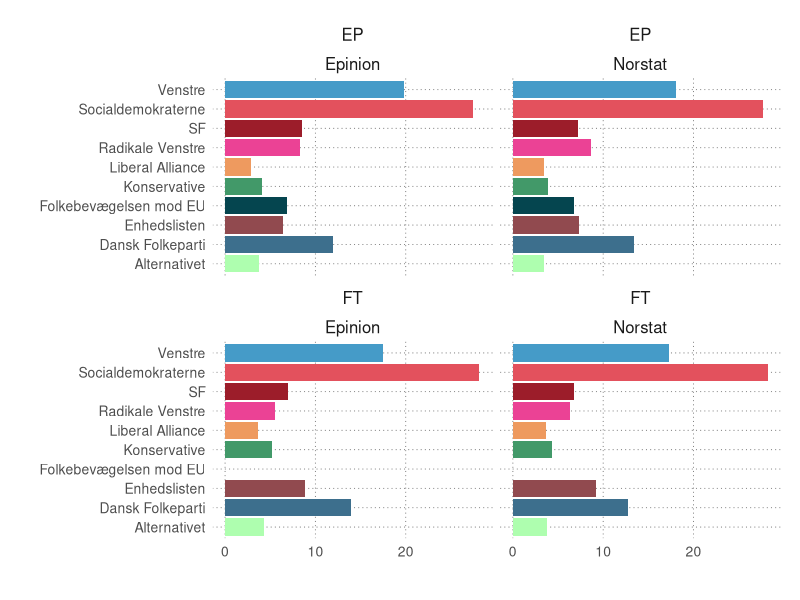
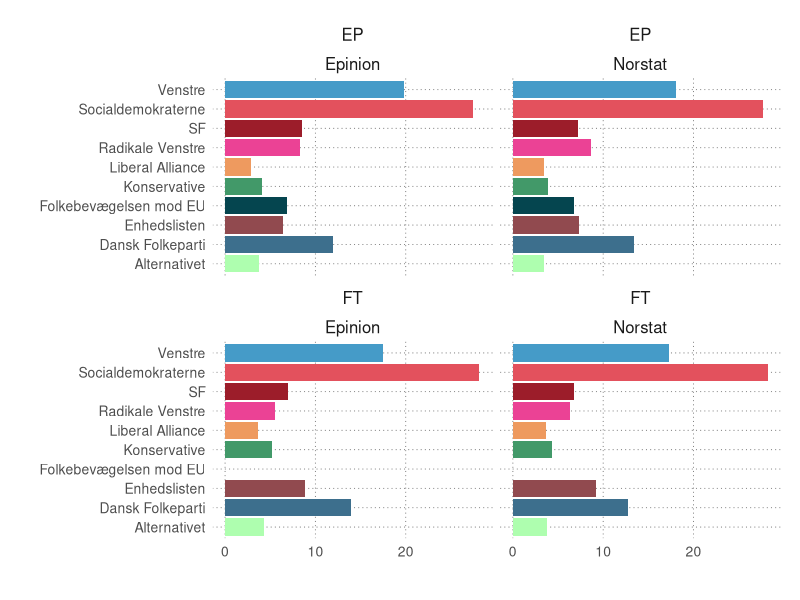
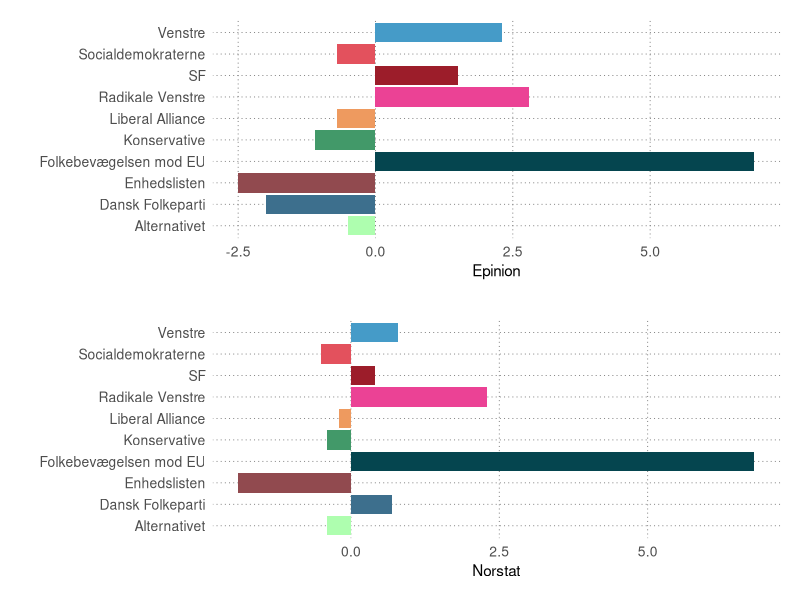

The R script that drew these images, in order:
# R script til figur i "Hvordan vil danskerne stemme til Europa-Parlamentsvalget? #2"
# Link: http://erikgahner.dk/2019/hvordan-vil-danskerne-stemme-til-europa-parlamentsvalget-2/

library("tidyverse")
library("grid")
library("gridExtra")

votes <- tibble(
  party = rep(c("Socialdemokraterne", "Venstre", "Dansk Folkeparti", "Enhedslisten", 
            "Radikale Venstre", "SF", "Liberal Alliance", "Konservative", 
            "Alternativet", "Folkebevægelsen mod EU"), 4),
  election = rep(c(rep("FT", 10), rep("EP", 10)),2),
  firm = c(rep("Epinion", 20), rep("Norstat", 20)),
  support = c(28.1, 17.5, 13.9, 8.9, 5.5, 7.0, 3.6, 5.2, 4.3, 0,
              27.4, 19.8, 11.9, 6.4, 8.3, 8.5, 2.9, 4.1, 3.8, 6.9,
              28.2, 17.3, 12.7, 9.2, 6.3, 6.8, 3.7, 4.3, 3.8, 0,
              27.7, 18.1, 13.4, 7.3, 8.6, 7.2, 3.5, 3.9, 3.4, 6.8)
)

votes_fv_e <- votes %>% filter(election == "FT" & firm == "Epinion") %>% rename(support_fv = support) %>% select(-election, -firm)
votes_ep_e <- votes %>% filter(election == "EP" & firm == "Epinion") %>% rename(support_ep = support) %>% select(-election, -firm)
votes_wide_e <- left_join(votes_fv_e, votes_ep_e, by = "party")
votes_wide_e <- votes_wide_e %>% mutate(support_dif = support_ep - support_fv)

votes_fv_n <- votes %>% filter(election == "FT" & firm == "Norstat") %>% rename(support_fv = support) %>% select(-election, -firm)
votes_ep_n <- votes %>% filter(election == "EP" & firm == "Norstat") %>% rename(support_ep = support) %>% select(-election, -firm)
votes_wide_n <- left_join(votes_fv_n, votes_ep_n, by = "party")
votes_wide_n <- votes_wide_n %>% mutate(support_dif = support_ep - support_fv)

cols <- c("Venstre" = "#459BC8", 
          "Socialdemokraterne" = "#E3515D", 
          "Dansk Folkeparti" = "#3D6F8D", 
          "SF" = "#9C1D2A", 
          "Konservative" = "#429969", 
          "Radikale Venstre" = "#EB4295", 
          "Enhedslisten" = "#914A4F", 
          "Liberal Alliance" = "#EE9A5F", 
          "Folkebevægelsen mod EU" = "#05454F", 
          "Alternativet" = "#AEFEAF")

ggplot(votes, aes(x = party, y = support, fill = party)) + 
  geom_col() +
  scale_fill_manual(values = cols) +
  facet_wrap(~ election + firm) +
  coord_flip() +
  labs(y = "",
       x = "") +
  theme(
    plot.margin = unit(rep(0.5, 4), "cm"), plot.background = element_blank(), panel.background = element_blank(),
    panel.border = element_blank(), legend.background = element_rect(fill = "transparent", colour = NA),
    legend.key = element_rect(fill = "transparent", colour = NA), legend.title = element_blank(),
    strip.background = element_rect(fill = "transparent", colour = NA),
    panel.grid.major = element_line(linetype = "dotted", colour = "#757575", size = 0.3), panel.grid.minor = element_blank(),
    axis.ticks = element_blank(), axis.line = element_line(color = "#FFFFFF", size = 0.3),
    plot.title = element_text(size = 12, hjust = 0, margin = margin(b = 15)),
    plot.subtitle = element_text(size = 12, hjust = 0, margin = margin(b = 5)),
    plot.caption = element_text(size = 10, colour = "#212121", margin = margin(t = 15)),
    axis.title = element_text(size = 11, face = "plain"), axis.text = element_text(size = 10, face = "plain"),
    legend.text = element_text(size = 10), strip.text = element_text(size = 12, face = "plain"),
    legend.position = "none"
  ) 

ggsave("epopbakning.png", width = 8, height = 5)

fig_epinion <- ggplot(votes_wide_e, aes(x = party, y = support_dif, fill = party)) + 
  geom_col() +
  scale_fill_manual(values = cols) +
  coord_flip() +
  labs(y = "Epinion",
       x = "") +
  theme(
    plot.margin = unit(rep(0.5, 4), "cm"), plot.background = element_blank(), panel.background = element_blank(),
    panel.border = element_blank(), legend.background = element_rect(fill = "transparent", colour = NA),
    legend.key = element_rect(fill = "transparent", colour = NA), legend.title = element_blank(),
    strip.background = element_rect(fill = "transparent", colour = NA),
    panel.grid.major = element_line(linetype = "dotted", colour = "#757575", size = 0.3), panel.grid.minor = element_blank(),
    axis.ticks = element_blank(), axis.line = element_line(color = "#FFFFFF", size = 0.3),
    plot.title = element_text(size = 12, hjust = 0, margin = margin(b = 15)),
    plot.subtitle = element_text(size = 12, hjust = 0, margin = margin(b = 5)),
    plot.caption = element_text(size = 10, colour = "#212121", margin = margin(t = 15)),
    axis.title = element_text(size = 11, face = "plain"), axis.text = element_text(size = 10, face = "plain"),
    legend.text = element_text(size = 10), strip.text = element_text(size = 12, face = "plain"),
    legend.position = "none"
  ) 

fig_norstat <- ggplot(votes_wide_n, aes(x = party, y = support_dif, fill = party)) + 
  geom_col() +
  scale_fill_manual(values = cols) +
  coord_flip() +
  labs(y = "Norstat",
       x = "") +
  theme(
    plot.margin = unit(rep(0.5, 4), "cm"), plot.background = element_blank(), panel.background = element_blank(),
    panel.border = element_blank(), legend.background = element_rect(fill = "transparent", colour = NA),
    legend.key = element_rect(fill = "transparent", colour = NA), legend.title = element_blank(),
    strip.background = element_rect(fill = "transparent", colour = NA),
    panel.grid.major = element_line(linetype = "dotted", colour = "#757575", size = 0.3), panel.grid.minor = element_blank(),
    axis.ticks = element_blank(), axis.line = element_line(color = "#FFFFFF", size = 0.3),
    plot.title = element_text(size = 12, hjust = 0, margin = margin(b = 15)),
    plot.subtitle = element_text(size = 12, hjust = 0, margin = margin(b = 5)),
    plot.caption = element_text(size = 10, colour = "#212121", margin = margin(t = 15)),
    axis.title = element_text(size = 11, face = "plain"), axis.text = element_text(size = 10, face = "plain"),
    legend.text = element_text(size = 10), strip.text = element_text(size = 12, face = "plain"),
    legend.position = "none"
  ) 


png("epopbakning_dif.png", width = 1000, height = 800, res = 180)
grid.arrange(fig_epinion, fig_norstat, ncol=1)
dev.off()

